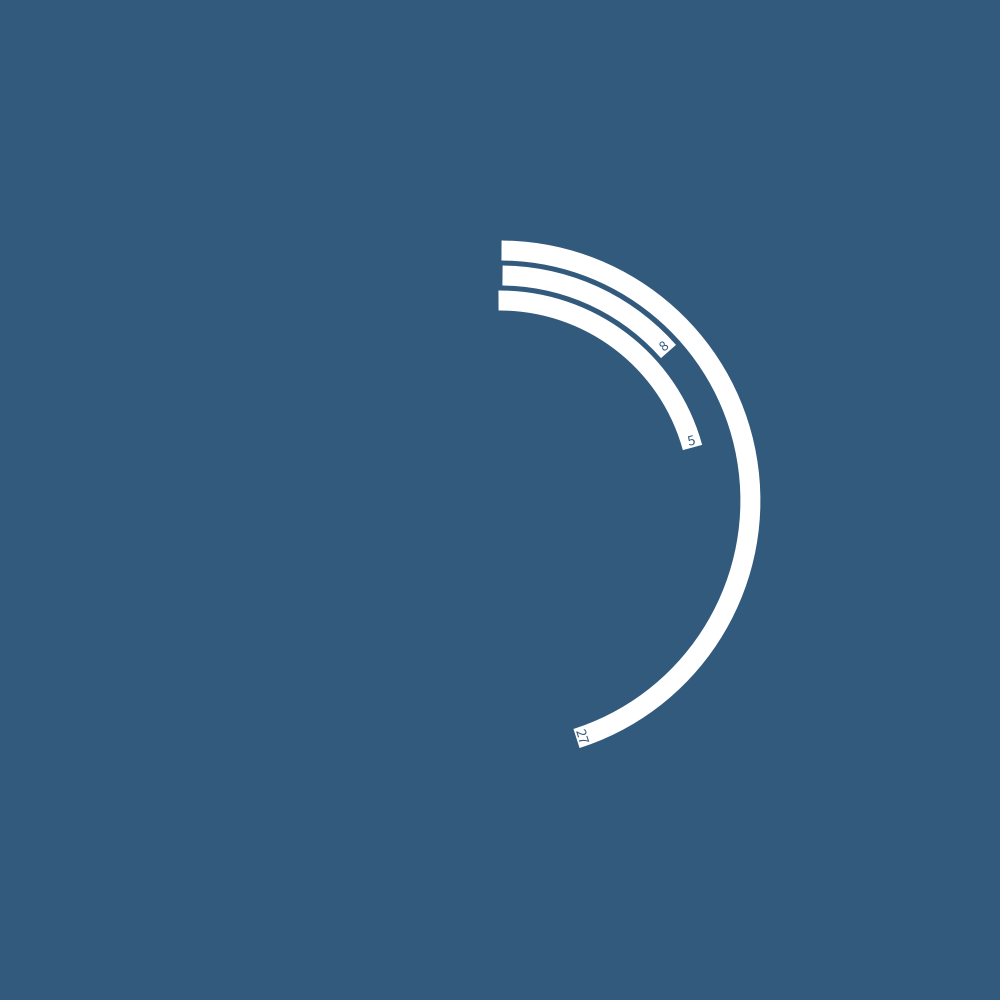
Frame 1 (no input)
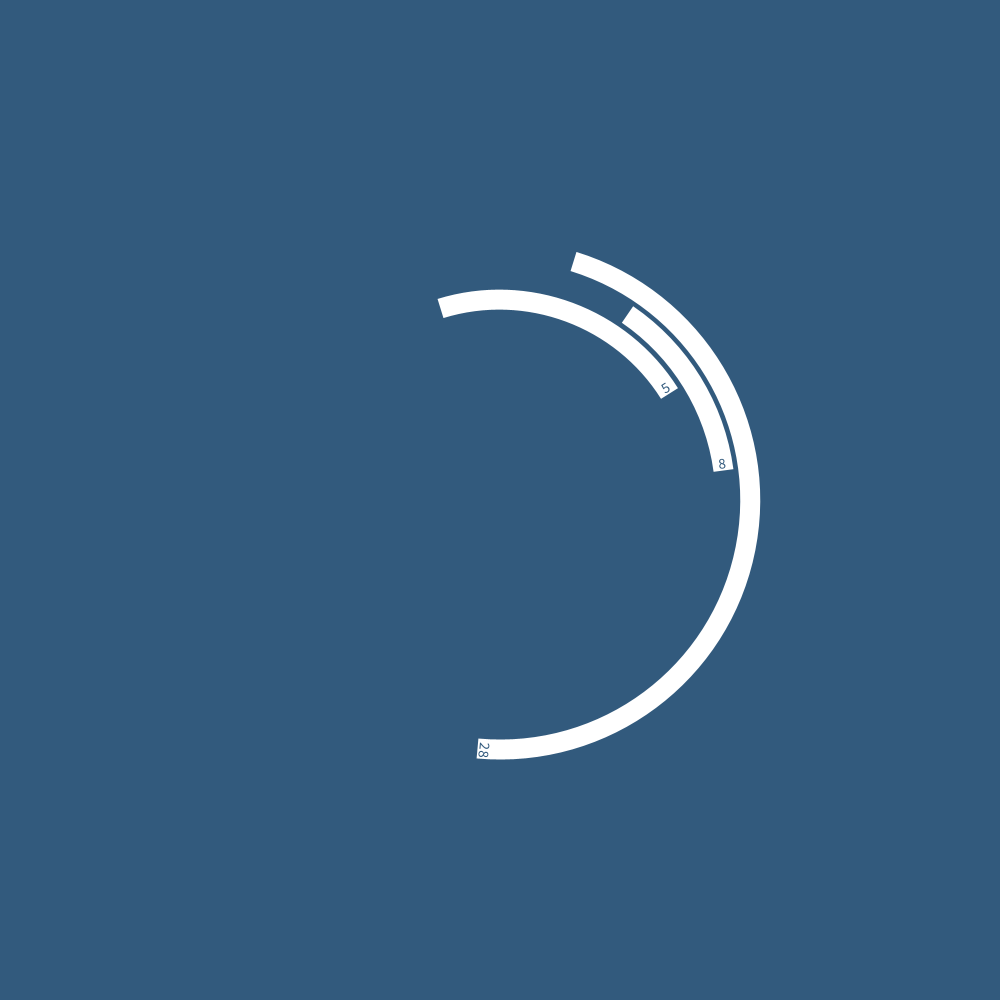
Frame 60 (the mouse pressed at the canvas centre just before this capture)
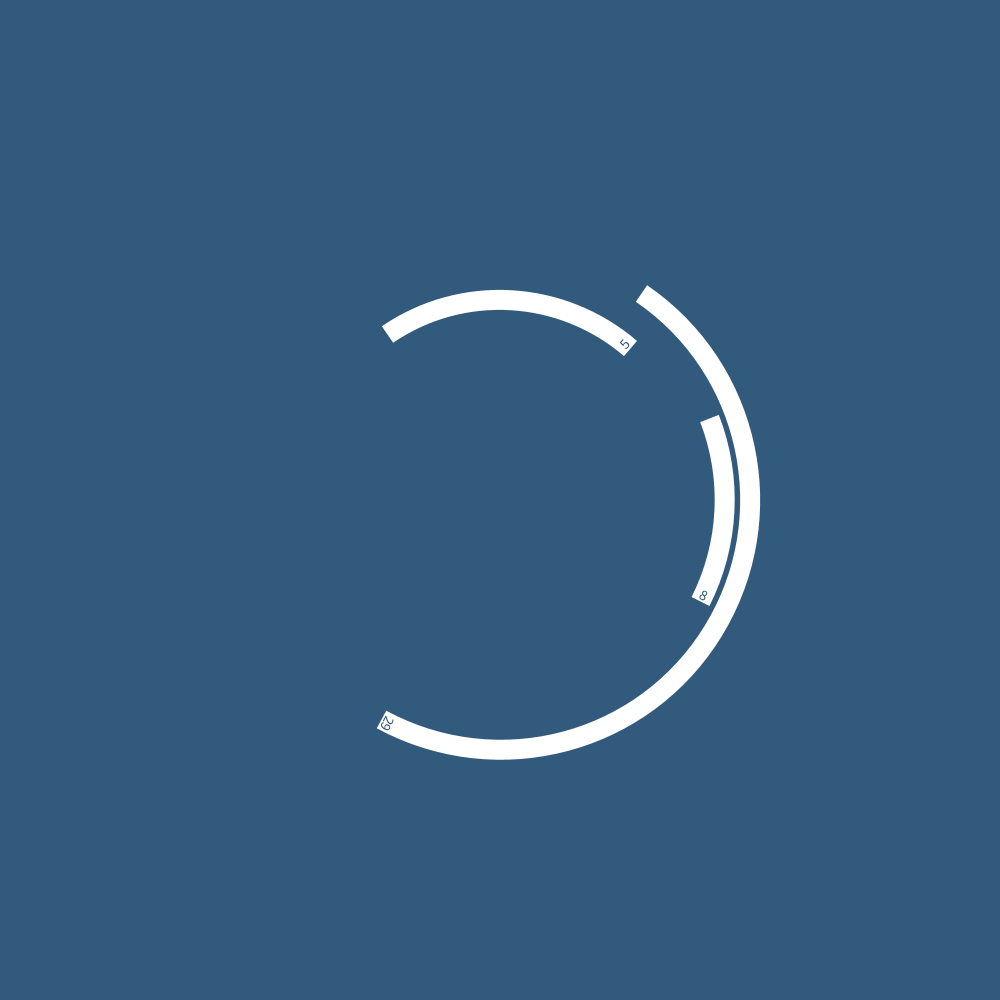
Frame 120 (the mouse held since frame 60 and released just before this capture)

The Processing sketch that drew these frames (run headless with seeded random() and noise(); from frame 60 on, the mouse is pressed at the canvas centre):

// Processing sketch: processing_145928
// ── processing_145928.pde

// SOS iDesign
// KU DYNAMIC MEDIA
// David Mrugala

float angle;

void setup() {
  size(1000, 1000);
  smooth();
  textAlign(CENTER,BOTTOM);
  textSize(15);
}

void draw() {
  background(#325A7D);

  
  angle+=0.005;

  translate(width/2, height/2);
  rotate(-HALF_PI);
  
  fill(#325A7D);
  stroke(255);
  strokeWeight(20);
  strokeCap(CORNER);
  
  pushMatrix();
  rotate(angle);
  arc(0, 0, 500, 500, 0, radians(second()*6));
  rotate(radians(second()*6));
  text(second(),250,0);
  popMatrix();
  
  pushMatrix();
  rotate(2*angle);
  arc(0, 0, 450, 450, 0, radians(minute()*6));
  rotate(radians(minute()*6));
  text(minute(),225,0);
  popMatrix();
  
  pushMatrix();
  rotate(-angle);
  arc(0, 0, 400, 400, 0, radians(hour()*15));
  rotate(radians(hour()*15));
  text(hour(),200,0);
  popMatrix();
}
